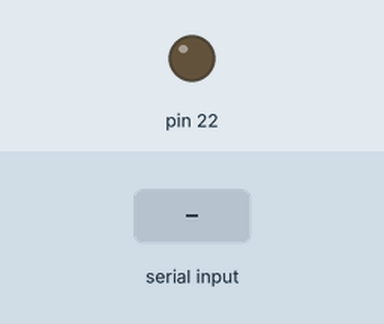
Recording of a sketch running on a simulated Arduino Uno, built with avr-gcc and run on an emulated ATmega328P. On the bench: output pins drawn as LEDs (lit = HIGH). The test bench sets the inputs (shaded band). What the sketch prints to the serial monitor is not drawn.

Above: at 1.2 s.
1.3 s: "a" received over Serial
At 2.2 s:
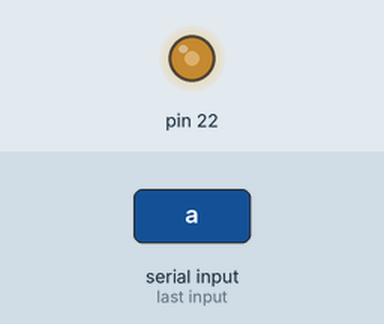
2.8 s: "q" received over Serial
At 3.3 s:
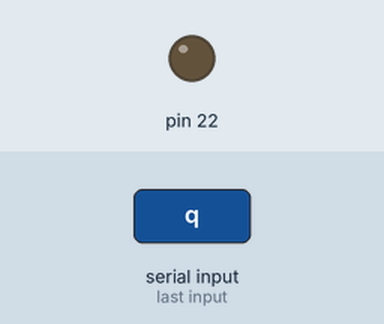
4.3 s: "b" received over Serial
At 5.7 s:
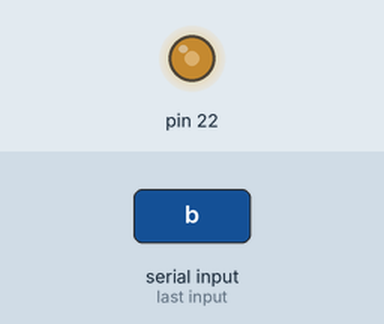
Timing chart, 0 to 7.3 s (numbered marks = the images above; inputs shaded):
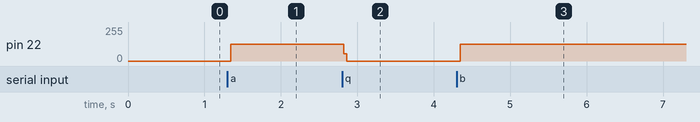

The sketch:

lkemmelmeier_cpe301_lab4.ino
```cpp
/*
 * Name: Lena Kemmelmeier
 * Lab Partner: Emma Cornia
 * Assignment: Lab 4
 * Class: CPE 301.1104
 * Date: 2/28/2024
*/

volatile unsigned char *myTCCR1A = (unsigned char *) 0x80;
volatile unsigned char *myTCCR1B = (unsigned char *) 0x81;
volatile unsigned char *myTCCR1C = (unsigned char *) 0x82;
volatile unsigned char *myTIMSK1 = (unsigned char *) 0x6F;
volatile unsigned int  *myTCNT1  = (unsigned  int *) 0x84;
volatile unsigned char *myTIFR1 =  (unsigned char *) 0x36;
volatile unsigned char *portDDRB = (unsigned char *) 0x24;
volatile unsigned char *portB =    (unsigned char *) 0x25;


void setup() {
  Serial.begin(9600);
  //set pin B.6 to output
  *portDDRB |= 0x01 << 6;
}

bool quit = true;

void loop() {
  unsigned int frequency;
  unsigned char in_char;
  if(Serial.available()) {
    in_char = Serial.read();
    Serial.write(in_char);
    switch(in_char) {
      case 'a': {
        frequency = 440;
        quit = false;
        break;
      }
      case 'b': {
        frequency = 494;
        quit = false;
        break;
      }
      case 'c': {
        frequency = 523;
        quit = false;
        break;
      }
      case 'd': {
        frequency = 578;
        quit = false;
        break;
      }
      case 'e': {
        frequency = 659;
        quit = false;
        break;
      }
      case 'f': {
        frequency = 698;
        quit = false;
        break;
      }
      case 'g': {
        frequency = 784;
        quit = false;
        break;
      }
      case 'q': {
        quit = true;
      }
    }
  }

  if(!quit) {
    *portB |= (0x01 << 6);
    my_delay(frequency);
    *portB &= ~(0x01 << 6);
    my_delay(frequency);
  }
}

void my_delay(unsigned int freq) {
  // calc period
  double period = 1.0/double(freq);
  // 50% duty cycle
  double half_period = period/ 2.0f;
  // clock period def
  double clk_period = 0.0000000625;
  // calc ticks
  unsigned int ticks = half_period / clk_period;
  // stop the timer
  *myTCCR1B &= 0xF8;
  // set the counts
  *myTCNT1 = (unsigned int) (65536 - ticks);
  // start the timer
  * myTCCR1A = 0x0;
  * myTCCR1B |= 0b00000001;
  // wait for overflow
  while((*myTIFR1 & 0x01)==0); // 0b 0000 0000
  // stop the timer
  *myTCCR1B &= 0xF8;   // 0b 0000 0000
  // reset TOV
  *myTIFR1 |= 0x01;
}
```

Measured:
- after the input at 1.3 s, pin 22: 0/255 → 126/255 at once
- after the input at 2.8 s, pin 22: 126/255 → 0/255 at once
- after the input at 4.3 s, pin 22: 0/255 → 126/255 at once
